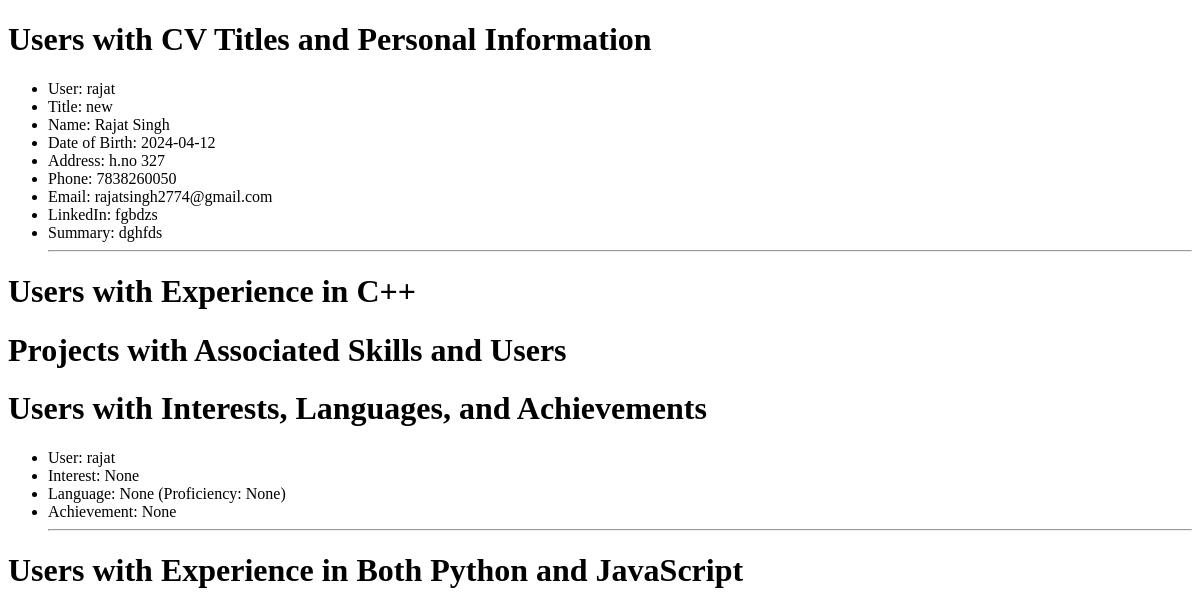
Before: /display_data with the older database file.
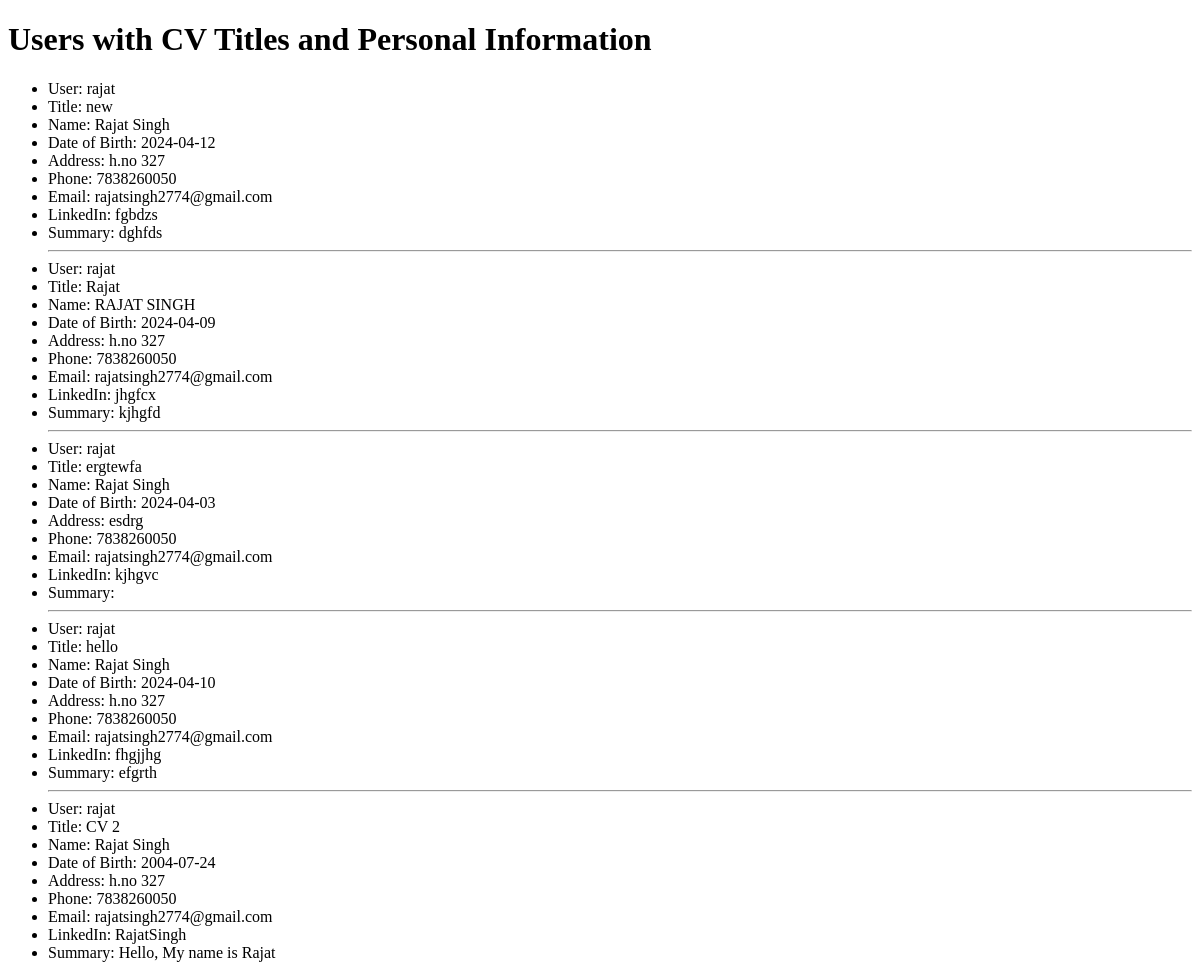
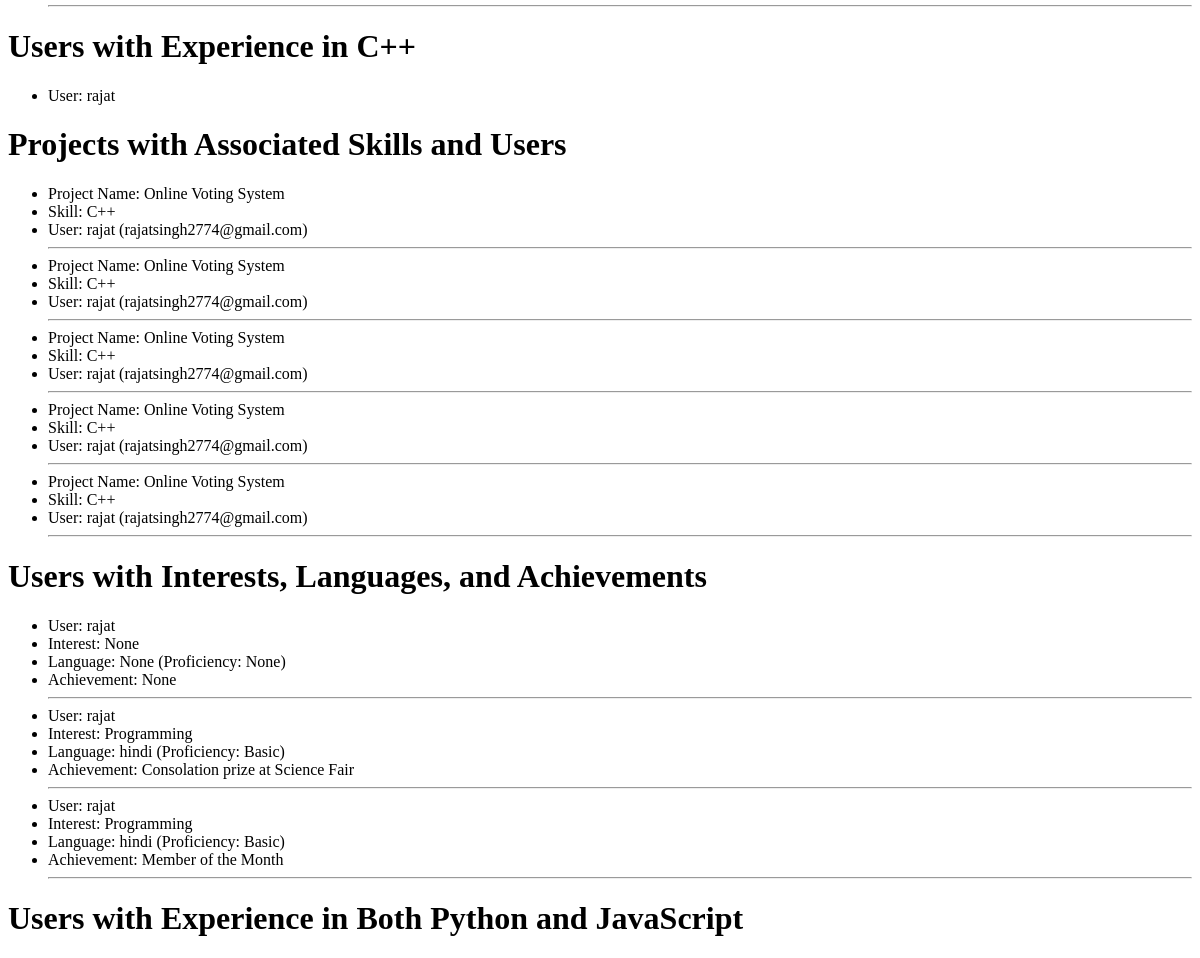
After: the same page with the newer database file (2 pictures, top to bottom).
### app.py (models this page shows)
class PersonalInformation(db.Model):
    PersonalInfoID = db.Column(db.Integer, primary_key=True)
    CV_ID = db.Column(db.Integer, db.ForeignKey('cv.CV_ID'), nullable=False)  # New column for CV ID
    Fname = db.Column(db.String(100), nullable=False)
    Lname = db.Column(db.String(100), nullable=False)
    DOB = db.Column(db.Date, nullable=False)
    Address = db.Column(db.String(255), nullable=False)
    Phn = db.Column(db.String(20), nullable=False)
    Email = db.Column(db.String(100), nullable=False)
    LinkedIn = db.Column(db.String(255))
    Summary = db.Column(db.Text)

class User(db.Model):
    Userid = db.Column(db.Integer, primary_key=True)
    username = db.Column(db.String(100), nullable=False)
    email = db.Column(db.String(100), nullable=False, unique=True)
    password= db.Column(db.String(128), nullable=False)

class CV(db.Model):
    CV_ID=db.Column(db.Integer,primary_key=True)
    Userid=db.Column(db.Integer,db.ForeignKey('user.Userid'),nullable=False)
    Title=db.Column(db.String(255),nullable=False)

class Project(db.Model):
    ProjectID=db.Column(db.Integer,primary_key=True)
    CV_ID = db.Column(db.Integer, db.ForeignKey('cv.CV_ID'), nullable=False)
    skill_id=db.Column(db.Integer,db.ForeignKey('skills.SkillID'))
    PrjtName=db.Column(db.String(255),nullable=False)
    Desc=db.Column(db.String(255),nullable =False)
    Responsibilities=db.Column(db.String(255),nullable=False)

class Skills(db.Model):
    __tablename__ = 'skills'
    SkillID = db.Column(db.Integer, primary_key=True)
    CV_ID = db.Column(db.Integer, db.ForeignKey('cv.CV_ID'), nullable=False)
    skill_name = db.Column(db.String(255), nullable=False)  # Renamed from Skillname
    proficiency = db.Column(db.String(255), nullable=False)

class Language(db.Model):
    CV_ID = db.Column(db.Integer, db.ForeignKey('cv.CV_ID'), nullable=False)
    LanguageID = db.Column(db.Integer, primary_key=True)
    Userid = db.Column(db.Integer, db.ForeignKey('user.Userid'), nullable=False)
    LangName = db.Column(db.String(100), nullable=False)
    Proficiency_Lang = db.Column(db.String(50), nullable=False)

class Interest(db.Model):
    CV_ID = db.Column(db.Integer, db.ForeignKey('cv.CV_ID'), nullable=False)
    InterestID = db.Column(db.Integer, primary_key=True)
    Userid = db.Column(db.Integer, db.ForeignKey('user.Userid'), nullable=False)
    interest_name = db.Column(db.String(255), nullable=False)

class Achievement(db.Model):
    CV_ID = db.Column(db.Integer, db.ForeignKey('cv.CV_ID'), nullable=False)
    AchievID=db.Column(db.Integer,primary_key=True)
    desc=db.Column(db.String(255),nullable=False)

### app.py (the view)
@app.route('/display_data')
def display_data():
    users_with_cv_personal_info = db.session.query(User, CV.Title, PersonalInformation.Fname, PersonalInformation.Lname,
                                                   PersonalInformation.DOB, PersonalInformation.Address,
                                                   PersonalInformation.Phn, PersonalInformation.Email,
                                                   PersonalInformation.LinkedIn, PersonalInformation.Summary) \
                                          .join(CV, User.Userid == CV.Userid) \
                                          .join(PersonalInformation, CV.CV_ID == PersonalInformation.CV_ID) \
                                          .all()
    users_with_specific_skill_experience = db.session.query(User). \
    join(CV, User.Userid == CV.Userid). \
    join(Experience, CV.CV_ID == Experience.CV_ID). \
    join(Skills, Experience.skill_id == Skills.SkillID). \
    filter(Skills.skill_name == 'C++'). \
    distinct(User.Userid).all()
    projects_with_skills_and_users = db.session.query(Project, Skills.skill_name, User.username, User.email). \
        join(Skills, Project.skill_id == Skills.SkillID). \
        join(CV, Project.CV_ID == CV.CV_ID). \
        join(User, CV.Userid == User.Userid).all()
    user_interests_languages_achievements = db.session.query(User, Interest.interest_name, Language.LangName,
                                                             Language.Proficiency_Lang, Achievement.desc). \
        join(CV, User.Userid == CV.Userid, isouter=True). \
        join(Interest, CV.CV_ID == Interest.CV_ID, isouter=True). \
        join(Language, CV.CV_ID == Language.CV_ID, isouter=True). \
        join(Achievement, CV.CV_ID == Achievement.CV_ID, isouter=True).all()
    users_with_multiple_skills_experience = db.session.query(User). \
        join(CV, User.Userid == CV.Userid). \
        join(Experience, CV.CV_ID == Experience.CV_ID). \
        join(Skills, Experience.skill_id == Skills.SkillID). \
        filter(Skills.skill_name.in_(['Python', 'JavaScript'])). \
        group_by(User.Userid). \
        having(db.func.count(db.distinct(Skills.SkillID)) == 2).all()
    return render_template('display_data.html', users_with_cv_personal_info=users_with_cv_personal_info,
                           users_with_specific_skill_experience=users_with_specific_skill_experience,
                           projects_with_skills_and_users=projects_with_skills_and_users,
                           user_interests_languages_achievements=user_interests_languages_achievements,
                           users_with_multiple_skills_experience=users_with_multiple_skills_experience)

### templates/display_data.html (shortened to what this page needs)
<!DOCTYPE html>
<html lang="en">
<head>
</head>
<body>
    <h1>Users with CV Titles and Personal Information</h1>
    <ul>
        {% for user, title, fname, lname, dob, address, phn, email, linkedin, summary in users_with_cv_personal_info %}
            <li>User: {{ user.username }}</li>
            <li>Title: {{ title }}</li>
            <li>Name: {{ fname }} {{ lname }}</li>
            <li>Date of Birth: {{ dob }}</li>
            <li>Address: {{ address }}</li>
            <li>Phone: {{ phn }}</li>
            <li>Email: {{ email }}</li>
            <li>LinkedIn: {{ linkedin }}</li>
            <li>Summary: {{ summary }}</li>
            <hr>
        {% endfor %}
    </ul>
    <h1>Users with Experience in C++</h1>
<ul>
    {% for user in users_with_specific_skill_experience %}
        <li>User: {{ user.username }}</li>
    {% endfor %}
</ul>
<h1>Projects with Associated Skills and Users</h1>
<ul>
    {% for project, skill_name, username, email in projects_with_skills_and_users %}
        <li>Project Name: {{ project.PrjtName }}</li>
        <li>Skill: {{ skill_name }}</li>
        <li>User: {{ username }} ({{ email }})</li>
        <hr>
    {% endfor %}
</ul>
<h1>Users with Interests, Languages, and Achievements</h1>
<ul>
    {% for user, interest, lang_name, proficiency, achievement_desc in user_interests_languages_achievements %}
        <li>User: {{ user.username }}</li>
        <li>Interest: {{ interest }}</li>
        <li>Language: {{ lang_name }} (Proficiency: {{ proficiency }})</li>
        <li>Achievement: {{ achievement_desc }}</li>
        <hr>
    {% endfor %}
</ul>
<h1>Users with Experience in Both Python and JavaScript</h1>
</body>
</html>

Changed rows visible on the page:
added PersonalInformation: username "rajat", Title "Rajat", Fname "RAJAT", Lname "SINGH", DOB "2024-04-09", Address "h.no 327", Phn "7838260050", Email "rajatsingh2774@gmail.com", LinkedIn "jhgfcx", Summary "kjhgfd"
added PersonalInformation: username "rajat", Title "ergtewfa", Fname "Rajat", Lname "Singh", DOB "2024-04-03", Address "esdrg", Phn "7838260050", Email "rajatsingh2774@gmail.com", LinkedIn "kjhgvc"
added PersonalInformation: username "rajat", Title "hello", Fname "Rajat", Lname "Singh", DOB "2024-04-10", Address "h.no 327", Phn "7838260050", Email "rajatsingh2774@gmail.com", LinkedIn "fhgjjhg", Summary "efgrth"
added PersonalInformation: username "rajat", Title "CV 2", Fname "Rajat", Lname "Singh", DOB "2004-07-24", Address "h.no 327", Phn "7838260050", Email "rajatsingh2774@gmail.com", LinkedIn "RajatSingh", Summary "Hello, My name is Rajat"
now on one of the page's lists (row unchanged): User: username "rajat"
added Project: PrjtName "Online Voting System", skill_name "C++", username "rajat", email "rajatsingh2774@gmail.com"
added Project: PrjtName "Online Voting System", skill_name "C++", username "rajat", email "rajatsingh2774@gmail.com"
added Project: PrjtName "Online Voting System", skill_name "C++", username "rajat", email "rajatsingh2774@gmail.com"
added Project: PrjtName "Online Voting System", skill_name "C++", username "rajat", email "rajatsingh2774@gmail.com"
added Project: PrjtName "Online Voting System", skill_name "C++", username "rajat", email "rajatsingh2774@gmail.com"
added Language: username "rajat", interest_name "Programming", LangName "hindi", Proficiency_Lang "Basic", desc "Consolation prize at Science Fair"
added Language: username "rajat", interest_name "Programming", LangName "hindi", Proficiency_Lang "Basic", desc "Member of the Month"
